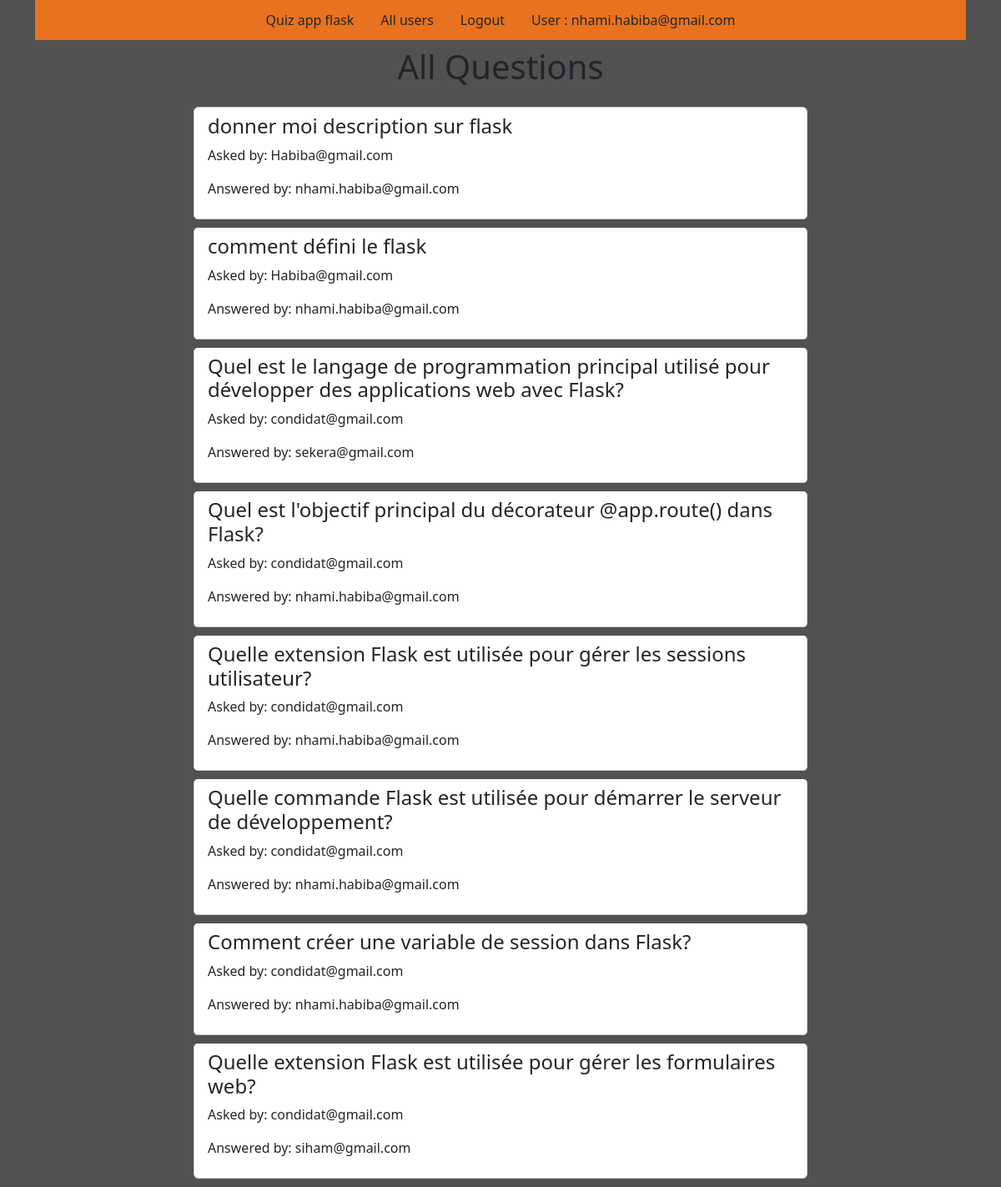
The page / (signed in) on the database its author committed.
### tables this page shows
CREATE TABLE users (id integer primary key autoincrement,name text not null,password text not null,teacher BOOLEAN DEFAULT NULL , admin boolean default null );

CREATE TABLE questions ( id integer primary key autoincrement, question_text text not null,answer_text text, asked_by_id integer not null, teacher_id integer not null );

### app.py (the view)
@app.route("/")
def index():
    user = get_current_user()
    db = getdatabase()
    question_cursor = db.execute("SELECT questions.id, questions.question_text, askers.name AS asker_name, teachers.name AS teacher_name FROM questions JOIN users AS askers ON askers.id = questions.asked_by_id JOIN users AS teachers ON teachers.id = questions.teacher_id")
    question_result = question_cursor.fetchall()
    return render_template('home.html', user=user, question_result=question_result)

### app.py (called while the page is built)
@app.teardown_appcontext #C'est un décorateur qui enregistre la fonction suivante pour être exécutée lorsque le contexte de l'application Flask est déchargé.
def close_database(error):
    if hasattr(g,'quizapp_db'):
        g.quizapp_db.close()

def get_current_user():#qui est utilisée pour récupérer les informations de l'utilisateur actuellement connecté à partir de la session
    user_result = None
    if 'user' in session:
        user = session['user']
        db = getdatabase()
        user_cursor = db.execute("select * from users where name = ?", [user])
        user_result = user_cursor.fetchone()
    return user_result

### database.py (called while the page is built)
def connect_to_database(): # C'est une fonction définie pour se connecter à la base de données SQLite.
    sql = sqlite3.connect("C:/Users/Latitude 5300/Documents/Sekera/Quiz/quizapp.db")
    sql.row_factory = sqlite3.Row
    return sql

def getdatabase():
    if not hasattr(g, "quizapp_db"): #Cette ligne vérifie si l'objet g de Flask possède déjà une connexion à la base de données.
        g.quizapp_db = connect_to_database()
    return g.quizapp_db

### templates/home.html (shortened to what this page needs)
{% from "showlinks.html" import show_links %}
<!doctype html>
<html lang="en">
<head>
    <link href="https://cdn.jsdelivr.net/npm/bootstrap@5.3.3/dist/css/bootstrap.min.css" rel="stylesheet">
    <link rel="stylesheet" href="https://cdnjs.cloudflare.com/ajax/libs/font-awesome/5.15.4/css/all.min.css" />
    <link rel="stylesheet" type="text/css" href="{{url_for('static',filename = 'style.css')}}"/>
</head>
<body>
<div class="container">
    <div class="header mb-2">
        {{ show_links(user) }}
    </div>
    <div class="page-header text-center mb-4">
        <h1>All Questions</h1>
    </div>
    <div class="row justify-content-center">
        <div class="col-lg-8">
            <div class="list-group">
                {% for question in question_result %}
                <a href="#" class="list-group-item">
                    <h4 class="list-group-item-heading">{{ question['question_text'] }}</h4>
                    <p class="list-group-item-text">Asked by: {{ question['asker_name'] }}</p>
                    <p class="list-group-item-text">Answered by: {{ question['teacher_name'] }}</p>
                </a>
                {% endfor %}
            </div>
        </div>
    </div>
</div>
</body>
</html>

### templates/showlinks.html (shortened to what this page needs)
{% macro show_links(user) %}
<ul class="nav justify-content-center  p-1 ">
    <li class="nav-item">
        <a class="nav-link active text-dark" aria-current="page"  href= "{{url_for('index')}}">Quiz app flask</a>
    </li>
    {% if user and user['admin'] == 1 %}
    <li class="nav-item">
        <a class="nav-link text-dark" href= "{{url_for('allusers')}}">All users</a>
    </li>
    {% endif %}
    {% if user %}
    <li class="nav-item">
        <a class="nav-link text-dark" href= "{{url_for('logout')}}">Logout</a>
    </li>
    <li class="nav-item">
        <a class="nav-link text-dark" href="#">User : {{ user['name'] }}</a>
    </li>
    {% endif %}
</ul>
{% endmacro %}

### static/style.css (style rules this page uses)
body { background-color: rgb(82, 80, 80); }
.header { background-color: rgb(232, 114, 29); }
.list-group-item { border: 1px solid #ccc; border-radius: 5px; margin-bottom: 10px; }

### rows shown on the page
users: name "nhami.habiba@gmail.com"
questions: question_text "donner moi description sur flask", asker_name "Habiba@gmail.com", teacher_name "nhami.habiba@gmail.com"
questions: question_text "comment défini le flask", asker_name "Habiba@gmail.com", teacher_name "nhami.habiba@gmail.com"
questions: question_text "Quel est le langage de programmation principal utilisé pour développer des applications web avec Flask?", asker_name "condidat@gmail.com", teacher_name "sekera@gmail.com"
questions: question_text "Quel est l'objectif principal du décorateur @app.route() dans Flask?", asker_name "condidat@gmail.com", teacher_name "nhami.habiba@gmail.com"
questions: question_text "Quelle extension Flask est utilisée pour gérer les sessions utilisateur?", asker_name "condidat@gmail.com", teacher_name "nhami.habiba@gmail.com"
questions: question_text "Quelle commande Flask est utilisée pour démarrer le serveur de développement?", asker_name "condidat@gmail.com", teacher_name "nhami.habiba@gmail.com"
questions: question_text "Comment créer une variable de session dans Flask?", asker_name "condidat@gmail.com", teacher_name "nhami.habiba@gmail.com"
questions: question_text "Quelle extension Flask est utilisée pour gérer les formulaires web?", asker_name "condidat@gmail.com", teacher_name "siham@gmail.com"
